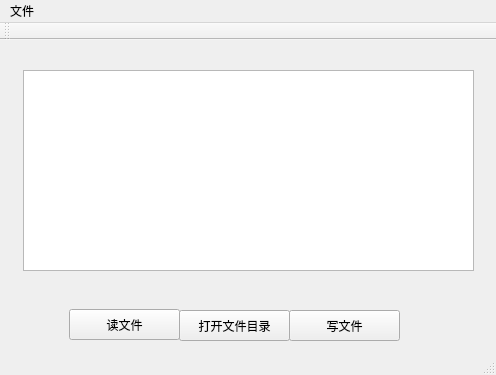
<?xml version="1.0" encoding="UTF-8"?>
<ui version="4.0">
 <class>MainWindow</class>
 <widget class="QMainWindow" name="MainWindow">
  <property name="geometry">
   <rect>
    <x>0</x>
    <y>0</y>
    <width>496</width>
    <height>375</height>
   </rect>
  </property>
  <property name="windowTitle">
   <string>MainWindow</string>
  </property>
  <widget class="QWidget" name="centralWidget">
   <widget class="QTextEdit" name="textEdit">
    <property name="geometry">
     <rect>
      <x>23</x>
      <y>30</y>
      <width>451</width>
      <height>201</height>
     </rect>
    </property>
   </widget>
   <widget class="QPushButton" name="readFileButton">
    <property name="geometry">
     <rect>
      <x>69</x>
      <y>269</y>
      <width>111</width>
      <height>31</height>
     </rect>
    </property>
    <property name="text">
     <string>读文件</string>
    </property>
   </widget>
   <widget class="QPushButton" name="writeFileButton">
    <property name="geometry">
     <rect>
      <x>289</x>
      <y>270</y>
      <width>111</width>
      <height>31</height>
     </rect>
    </property>
    <property name="text">
     <string>写文件</string>
    </property>
   </widget>
   <widget class="QPushButton" name="openDirectionButton">
    <property name="geometry">
     <rect>
      <x>179</x>
      <y>270</y>
      <width>111</width>
      <height>31</height>
     </rect>
    </property>
    <property name="text">
     <string>打开文件目录</string>
    </property>
   </widget>
  </widget>
  <widget class="QMenuBar" name="menuBar">
   <property name="geometry">
    <rect>
     <x>0</x>
     <y>0</y>
     <width>496</width>
     <height>23</height>
    </rect>
   </property>
   <widget class="QMenu" name="menuCloud_System">
    <property name="title">
     <string>文件</string>
    </property>
    <addaction name="actionOpen_files"/>
   </widget>
   <addaction name="menuCloud_System"/>
  </widget>
  <widget class="QToolBar" name="mainToolBar">
   <attribute name="toolBarArea">
    <enum>TopToolBarArea</enum>
   </attribute>
   <attribute name="toolBarBreak">
    <bool>false</bool>
   </attribute>
  </widget>
  <widget class="QStatusBar" name="statusBar"/>
  <action name="actionOpen_files">
   <property name="text">
    <string>打开文件</string>
   </property>
  </action>
 </widget>
 <layoutdefault spacing="6" margin="11"/>
 <resources/>
 <connections/>
</ui>
